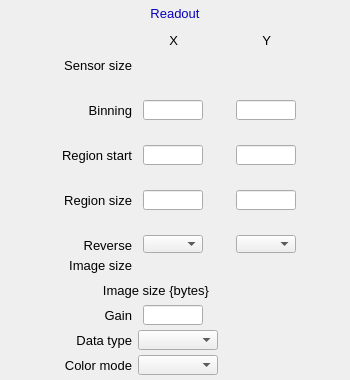
<?xml version="1.0" ?>
<ui version="4.0">
  <class>Dialog</class>
  <widget class="PyDMFrame" name="screen">
    <property name="geometry">
      <rect>
        <x>409</x>
        <y>269</y>
        <width>350</width>
        <height>380</height>
      </rect>
    </property>
    <property name="styleSheet">
      <string notr="true">PyDMFrame#screen {
  color: rgb(0, 0, 0);
  background-color: rgb(187, 187, 187);
  }</string>
    </property>
    <property name="windowTitle">
      <string>ADReadout</string>
    </property>
    <widget class="PyDMDrawingRectangle" name="rectangle">
      <property name="geometry">
        <rect>
          <x>117</x>
          <y>2</y>
          <width>117</width>
          <height>21</height>
        </rect>
      </property>
      <property name="brush" stdset="0">
        <brush brushstyle="SolidPattern">
          <color alpha="255">
            <red>218</red>
            <green>218</green>
            <blue>218</blue>
          </color>
        </brush>
      </property>
      <property name="penStyle" stdset="0">
        <enum>Qt::SolidLine</enum>
      </property>
      <property name="penColor" stdset="0">
        <color>
          <red>218</red>
          <green>218</green>
          <blue>218</blue>
        </color>
      </property>
      <property name="penWidth" stdset="0">
        <double>0</double>
      </property>
      <property name="penCapStyle" stdset="0">
        <enum>Qt::FlatCap</enum>
      </property>
      <property name="toolTip">
        <string>rectangle</string>
      </property>
    </widget>
    <widget class="PyDMDrawingRectangle" name="rectangle_1">
      <property name="geometry">
        <rect>
          <x>0</x>
          <y>0</y>
          <width>350</width>
          <height>380</height>
        </rect>
      </property>
      <property name="brush" stdset="0">
        <brush brushstyle="NoBrush">
          <color alpha="255">
            <red>0</red>
            <green>0</green>
            <blue>0</blue>
          </color>
        </brush>
      </property>
      <property name="penStyle" stdset="0">
        <enum>Qt::SolidLine</enum>
      </property>
      <property name="penColor" stdset="0">
        <color>
          <red>0</red>
          <green>0</green>
          <blue>0</blue>
        </color>
      </property>
      <property name="penWidth" stdset="0">
        <double>1</double>
      </property>
      <property name="penCapStyle" stdset="0">
        <enum>Qt::FlatCap</enum>
      </property>
      <property name="toolTip">
        <string>rectangle_1</string>
      </property>
    </widget>
    <widget class="QLabel" name="text">
      <property name="geometry">
        <rect>
          <x>140</x>
          <y>3</y>
          <width>70</width>
          <height>20</height>
        </rect>
      </property>
      <property name="text">
        <string>Readout</string>
      </property>
      <property name="font" stdset="0">
        <font>
          <pointsize>10</pointsize>
        </font>
      </property>
      <property name="brush" stdset="0">
        <brush brushstyle="SolidPattern">
          <color alpha="255">
            <red>10</red>
            <green>0</green>
            <blue>184</blue>
          </color>
        </brush>
      </property>
      <property name="toolTip">
        <string>text</string>
      </property>
      <property name="alignment">
        <set>Qt::AlignCenter</set>
      </property>
      <property name="styleSheet">
        <string notr="true">QLabel#text {
  color: rgb(10, 0, 184);
  }</string>
      </property>
    </widget>
    <widget class="QLabel" name="text_1">
      <property name="geometry">
        <rect>
          <x>168</x>
          <y>30</y>
          <width>10</width>
          <height>20</height>
        </rect>
      </property>
      <property name="text">
        <string>X</string>
      </property>
      <property name="font" stdset="0">
        <font>
          <pointsize>10</pointsize>
        </font>
      </property>
      <property name="brush" stdset="0">
        <brush brushstyle="SolidPattern">
          <color alpha="255">
            <red>0</red>
            <green>0</green>
            <blue>0</blue>
          </color>
        </brush>
      </property>
      <property name="toolTip">
        <string>text_1</string>
      </property>
      <property name="alignment">
        <set>Qt::AlignRight|Qt::AlignTrailing|Qt::AlignVCenter</set>
      </property>
      <property name="styleSheet">
        <string notr="true">QLabel#text_1 {
  color: rgb(0, 0, 0);
  }</string>
      </property>
    </widget>
    <widget class="QLabel" name="text_2">
      <property name="geometry">
        <rect>
          <x>261</x>
          <y>30</y>
          <width>10</width>
          <height>20</height>
        </rect>
      </property>
      <property name="text">
        <string>Y</string>
      </property>
      <property name="font" stdset="0">
        <font>
          <pointsize>10</pointsize>
        </font>
      </property>
      <property name="brush" stdset="0">
        <brush brushstyle="SolidPattern">
          <color alpha="255">
            <red>0</red>
            <green>0</green>
            <blue>0</blue>
          </color>
        </brush>
      </property>
      <property name="toolTip">
        <string>text_2</string>
      </property>
      <property name="alignment">
        <set>Qt::AlignRight|Qt::AlignTrailing|Qt::AlignVCenter</set>
      </property>
      <property name="styleSheet">
        <string notr="true">QLabel#text_2 {
  color: rgb(0, 0, 0);
  }</string>
      </property>
    </widget>
    <widget class="PyDMLineEdit" name="text_entry">
      <property name="geometry">
        <rect>
          <x>143</x>
          <y>100</y>
          <width>60</width>
          <height>20</height>
        </rect>
      </property>
      <property name="channel" stdset="0">
        <string>ca://${P}${R}BinX</string>
      </property>
      <property name="toolTip">
        <string>${P}${R}BinX</string>
      </property>
      <property name="font" stdset="0">
        <font>
          <pointsize>10</pointsize>
        </font>
      </property>
      <property name="styleSheet">
        <string notr="true">PyDMLineEdit#text_entry {
  color: rgb(0, 0, 0);
  background-color: rgb(115, 223, 255);
  border: 1px solid black;
  margin: 0px;
  padding: 0px;
  spacing: 0px;
  }</string>
      </property>
    </widget>
    <widget class="PyDMLineEdit" name="text_entry_1">
      <property name="geometry">
        <rect>
          <x>236</x>
          <y>100</y>
          <width>60</width>
          <height>20</height>
        </rect>
      </property>
      <property name="channel" stdset="0">
        <string>ca://${P}${R}BinY</string>
      </property>
      <property name="toolTip">
        <string>${P}${R}BinY</string>
      </property>
      <property name="font" stdset="0">
        <font>
          <pointsize>10</pointsize>
        </font>
      </property>
      <property name="styleSheet">
        <string notr="true">PyDMLineEdit#text_entry_1 {
  color: rgb(0, 0, 0);
  background-color: rgb(115, 223, 255);
  border: 1px solid black;
  margin: 0px;
  padding: 0px;
  spacing: 0px;
  }</string>
      </property>
    </widget>
    <widget class="PyDMLabel" name="text_update">
      <property name="geometry">
        <rect>
          <x>143</x>
          <y>80</y>
          <width>61</width>
          <height>18</height>
        </rect>
      </property>
      <property name="toolTip">
        <string>PV: ${P}${R}BinX_RBV</string>
      </property>
      <property name="channel" stdset="0">
        <string>ca://${P}${R}BinX_RBV</string>
      </property>
      <property name="font" stdset="0">
        <font>
          <pointsize>10</pointsize>
        </font>
      </property>
      <property name="alignment">
        <set>Qt::AlignCenter</set>
      </property>
      <property name="textInteractionFlags">
        <set>Qt::TextSelectableByKeyboard|Qt::TextSelectableByMouse</set>
      </property>
      <property name="styleSheet">
        <string notr="true">PyDMLabel#text_update {
  color: rgb(10, 0, 184);
  background-color: rgb(187, 187, 187);
  }</string>
      </property>
    </widget>
    <widget class="PyDMLabel" name="text_update_1">
      <property name="geometry">
        <rect>
          <x>236</x>
          <y>80</y>
          <width>61</width>
          <height>18</height>
        </rect>
      </property>
      <property name="toolTip">
        <string>PV: ${P}${R}BinY_RBV</string>
      </property>
      <property name="channel" stdset="0">
        <string>ca://${P}${R}BinY_RBV</string>
      </property>
      <property name="font" stdset="0">
        <font>
          <pointsize>10</pointsize>
        </font>
      </property>
      <property name="alignment">
        <set>Qt::AlignCenter</set>
      </property>
      <property name="textInteractionFlags">
        <set>Qt::TextSelectableByKeyboard|Qt::TextSelectableByMouse</set>
      </property>
      <property name="styleSheet">
        <string notr="true">PyDMLabel#text_update_1 {
  color: rgb(10, 0, 184);
  background-color: rgb(187, 187, 187);
  }</string>
      </property>
    </widget>
    <widget class="QLabel" name="text_3">
      <property name="geometry">
        <rect>
          <x>62</x>
          <y>100</y>
          <width>70</width>
          <height>20</height>
        </rect>
      </property>
      <property name="text">
        <string>Binning</string>
      </property>
      <property name="font" stdset="0">
        <font>
          <pointsize>10</pointsize>
        </font>
      </property>
      <property name="brush" stdset="0">
        <brush brushstyle="SolidPattern">
          <color alpha="255">
            <red>0</red>
            <green>0</green>
            <blue>0</blue>
          </color>
        </brush>
      </property>
      <property name="toolTip">
        <string>text_3</string>
      </property>
      <property name="alignment">
        <set>Qt::AlignRight|Qt::AlignTrailing|Qt::AlignVCenter</set>
      </property>
      <property name="styleSheet">
        <string notr="true">QLabel#text_3 {
  color: rgb(0, 0, 0);
  }</string>
      </property>
    </widget>
    <widget class="PyDMLabel" name="text_update_2">
      <property name="geometry">
        <rect>
          <x>143</x>
          <y>125</y>
          <width>61</width>
          <height>18</height>
        </rect>
      </property>
      <property name="toolTip">
        <string>PV: ${P}${R}MinX_RBV</string>
      </property>
      <property name="channel" stdset="0">
        <string>ca://${P}${R}MinX_RBV</string>
      </property>
      <property name="font" stdset="0">
        <font>
          <pointsize>10</pointsize>
        </font>
      </property>
      <property name="alignment">
        <set>Qt::AlignCenter</set>
      </property>
      <property name="textInteractionFlags">
        <set>Qt::TextSelectableByKeyboard|Qt::TextSelectableByMouse</set>
      </property>
      <property name="styleSheet">
        <string notr="true">PyDMLabel#text_update_2 {
  color: rgb(10, 0, 184);
  background-color: rgb(187, 187, 187);
  }</string>
      </property>
    </widget>
    <widget class="PyDMLineEdit" name="text_entry_2">
      <property name="geometry">
        <rect>
          <x>143</x>
          <y>145</y>
          <width>60</width>
          <height>20</height>
        </rect>
      </property>
      <property name="channel" stdset="0">
        <string>ca://${P}${R}MinX</string>
      </property>
      <property name="toolTip">
        <string>${P}${R}MinX</string>
      </property>
      <property name="font" stdset="0">
        <font>
          <pointsize>10</pointsize>
        </font>
      </property>
      <property name="styleSheet">
        <string notr="true">PyDMLineEdit#text_entry_2 {
  color: rgb(0, 0, 0);
  background-color: rgb(115, 223, 255);
  border: 1px solid black;
  margin: 0px;
  padding: 0px;
  spacing: 0px;
  }</string>
      </property>
    </widget>
    <widget class="PyDMLineEdit" name="text_entry_3">
      <property name="geometry">
        <rect>
          <x>236</x>
          <y>145</y>
          <width>60</width>
          <height>20</height>
        </rect>
      </property>
      <property name="channel" stdset="0">
        <string>ca://${P}${R}MinY</string>
      </property>
      <property name="toolTip">
        <string>${P}${R}MinY</string>
      </property>
      <property name="font" stdset="0">
        <font>
          <pointsize>10</pointsize>
        </font>
      </property>
      <property name="styleSheet">
        <string notr="true">PyDMLineEdit#text_entry_3 {
  color: rgb(0, 0, 0);
  background-color: rgb(115, 223, 255);
  border: 1px solid black;
  margin: 0px;
  padding: 0px;
  spacing: 0px;
  }</string>
      </property>
    </widget>
    <widget class="PyDMLabel" name="text_update_3">
      <property name="geometry">
        <rect>
          <x>236</x>
          <y>125</y>
          <width>61</width>
          <height>18</height>
        </rect>
      </property>
      <property name="toolTip">
        <string>PV: ${P}${R}MinY_RBV</string>
      </property>
      <property name="channel" stdset="0">
        <string>ca://${P}${R}MinY_RBV</string>
      </property>
      <property name="font" stdset="0">
        <font>
          <pointsize>10</pointsize>
        </font>
      </property>
      <property name="alignment">
        <set>Qt::AlignCenter</set>
      </property>
      <property name="textInteractionFlags">
        <set>Qt::TextSelectableByKeyboard|Qt::TextSelectableByMouse</set>
      </property>
      <property name="styleSheet">
        <string notr="true">PyDMLabel#text_update_3 {
  color: rgb(10, 0, 184);
  background-color: rgb(187, 187, 187);
  }</string>
      </property>
    </widget>
    <widget class="QLabel" name="text_4">
      <property name="geometry">
        <rect>
          <x>12</x>
          <y>145</y>
          <width>120</width>
          <height>20</height>
        </rect>
      </property>
      <property name="text">
        <string>Region start</string>
      </property>
      <property name="font" stdset="0">
        <font>
          <pointsize>10</pointsize>
        </font>
      </property>
      <property name="brush" stdset="0">
        <brush brushstyle="SolidPattern">
          <color alpha="255">
            <red>0</red>
            <green>0</green>
            <blue>0</blue>
          </color>
        </brush>
      </property>
      <property name="toolTip">
        <string>text_4</string>
      </property>
      <property name="alignment">
        <set>Qt::AlignRight|Qt::AlignTrailing|Qt::AlignVCenter</set>
      </property>
      <property name="styleSheet">
        <string notr="true">QLabel#text_4 {
  color: rgb(0, 0, 0);
  }</string>
      </property>
    </widget>
    <widget class="QLabel" name="text_5">
      <property name="geometry">
        <rect>
          <x>22</x>
          <y>190</y>
          <width>110</width>
          <height>20</height>
        </rect>
      </property>
      <property name="text">
        <string>Region size</string>
      </property>
      <property name="font" stdset="0">
        <font>
          <pointsize>10</pointsize>
        </font>
      </property>
      <property name="brush" stdset="0">
        <brush brushstyle="SolidPattern">
          <color alpha="255">
            <red>0</red>
            <green>0</green>
            <blue>0</blue>
          </color>
        </brush>
      </property>
      <property name="toolTip">
        <string>text_5</string>
      </property>
      <property name="alignment">
        <set>Qt::AlignRight|Qt::AlignTrailing|Qt::AlignVCenter</set>
      </property>
      <property name="styleSheet">
        <string notr="true">QLabel#text_5 {
  color: rgb(0, 0, 0);
  }</string>
      </property>
    </widget>
    <widget class="PyDMLineEdit" name="text_entry_4">
      <property name="geometry">
        <rect>
          <x>143</x>
          <y>190</y>
          <width>60</width>
          <height>20</height>
        </rect>
      </property>
      <property name="channel" stdset="0">
        <string>ca://${P}${R}SizeX</string>
      </property>
      <property name="toolTip">
        <string>${P}${R}SizeX</string>
      </property>
      <property name="font" stdset="0">
        <font>
          <pointsize>10</pointsize>
        </font>
      </property>
      <property name="styleSheet">
        <string notr="true">PyDMLineEdit#text_entry_4 {
  color: rgb(0, 0, 0);
  background-color: rgb(115, 223, 255);
  border: 1px solid black;
  margin: 0px;
  padding: 0px;
  spacing: 0px;
  }</string>
      </property>
    </widget>
    <widget class="PyDMLineEdit" name="text_entry_5">
      <property name="geometry">
        <rect>
          <x>236</x>
          <y>190</y>
          <width>60</width>
          <height>20</height>
        </rect>
      </property>
      <property name="channel" stdset="0">
        <string>ca://${P}${R}SizeY</string>
      </property>
      <property name="toolTip">
        <string>${P}${R}SizeY</string>
      </property>
      <property name="font" stdset="0">
        <font>
          <pointsize>10</pointsize>
        </font>
      </property>
      <property name="styleSheet">
        <string notr="true">PyDMLineEdit#text_entry_5 {
  color: rgb(0, 0, 0);
  background-color: rgb(115, 223, 255);
  border: 1px solid black;
  margin: 0px;
  padding: 0px;
  spacing: 0px;
  }</string>
      </property>
    </widget>
    <widget class="PyDMLabel" name="text_update_4">
      <property name="geometry">
        <rect>
          <x>143</x>
          <y>170</y>
          <width>61</width>
          <height>18</height>
        </rect>
      </property>
      <property name="toolTip">
        <string>PV: ${P}${R}SizeX_RBV</string>
      </property>
      <property name="channel" stdset="0">
        <string>ca://${P}${R}SizeX_RBV</string>
      </property>
      <property name="font" stdset="0">
        <font>
          <pointsize>10</pointsize>
        </font>
      </property>
      <property name="alignment">
        <set>Qt::AlignCenter</set>
      </property>
      <property name="textInteractionFlags">
        <set>Qt::TextSelectableByKeyboard|Qt::TextSelectableByMouse</set>
      </property>
      <property name="styleSheet">
        <string notr="true">PyDMLabel#text_update_4 {
  color: rgb(10, 0, 184);
  background-color: rgb(187, 187, 187);
  }</string>
      </property>
    </widget>
    <widget class="PyDMLabel" name="text_update_5">
      <property name="geometry">
        <rect>
          <x>236</x>
          <y>170</y>
          <width>61</width>
          <height>18</height>
        </rect>
      </property>
      <property name="toolTip">
        <string>PV: ${P}${R}SizeY_RBV</string>
      </property>
      <property name="channel" stdset="0">
        <string>ca://${P}${R}SizeY_RBV</string>
      </property>
      <property name="font" stdset="0">
        <font>
          <pointsize>10</pointsize>
        </font>
      </property>
      <property name="alignment">
        <set>Qt::AlignCenter</set>
      </property>
      <property name="textInteractionFlags">
        <set>Qt::TextSelectableByKeyboard|Qt::TextSelectableByMouse</set>
      </property>
      <property name="styleSheet">
        <string notr="true">PyDMLabel#text_update_5 {
  color: rgb(10, 0, 184);
  background-color: rgb(187, 187, 187);
  }</string>
      </property>
    </widget>
    <widget class="QLabel" name="text_6">
      <property name="geometry">
        <rect>
          <x>22</x>
          <y>55</y>
          <width>110</width>
          <height>20</height>
        </rect>
      </property>
      <property name="text">
        <string>Sensor size</string>
      </property>
      <property name="font" stdset="0">
        <font>
          <pointsize>10</pointsize>
        </font>
      </property>
      <property name="brush" stdset="0">
        <brush brushstyle="SolidPattern">
          <color alpha="255">
            <red>0</red>
            <green>0</green>
            <blue>0</blue>
          </color>
        </brush>
      </property>
      <property name="toolTip">
        <string>text_6</string>
      </property>
      <property name="alignment">
        <set>Qt::AlignRight|Qt::AlignTrailing|Qt::AlignVCenter</set>
      </property>
      <property name="styleSheet">
        <string notr="true">QLabel#text_6 {
  color: rgb(0, 0, 0);
  }</string>
      </property>
    </widget>
    <widget class="PyDMLabel" name="text_update_6">
      <property name="geometry">
        <rect>
          <x>143</x>
          <y>56</y>
          <width>61</width>
          <height>18</height>
        </rect>
      </property>
      <property name="toolTip">
        <string>PV: ${P}${R}MaxSizeX_RBV</string>
      </property>
      <property name="channel" stdset="0">
        <string>ca://${P}${R}MaxSizeX_RBV</string>
      </property>
      <property name="font" stdset="0">
        <font>
          <pointsize>10</pointsize>
        </font>
      </property>
      <property name="alignment">
        <set>Qt::AlignCenter</set>
      </property>
      <property name="textInteractionFlags">
        <set>Qt::TextSelectableByKeyboard|Qt::TextSelectableByMouse</set>
      </property>
      <property name="styleSheet">
        <string notr="true">PyDMLabel#text_update_6 {
  color: rgb(10, 0, 184);
  background-color: rgb(187, 187, 187);
  }</string>
      </property>
    </widget>
    <widget class="PyDMLabel" name="text_update_7">
      <property name="geometry">
        <rect>
          <x>236</x>
          <y>56</y>
          <width>61</width>
          <height>18</height>
        </rect>
      </property>
      <property name="toolTip">
        <string>PV: ${P}${R}MaxSizeY_RBV</string>
      </property>
      <property name="channel" stdset="0">
        <string>ca://${P}${R}MaxSizeY_RBV</string>
      </property>
      <property name="font" stdset="0">
        <font>
          <pointsize>10</pointsize>
        </font>
      </property>
      <property name="alignment">
        <set>Qt::AlignCenter</set>
      </property>
      <property name="textInteractionFlags">
        <set>Qt::TextSelectableByKeyboard|Qt::TextSelectableByMouse</set>
      </property>
      <property name="styleSheet">
        <string notr="true">PyDMLabel#text_update_7 {
  color: rgb(10, 0, 184);
  background-color: rgb(187, 187, 187);
  }</string>
      </property>
    </widget>
    <widget class="QLabel" name="text_7">
      <property name="geometry">
        <rect>
          <x>29</x>
          <y>280</y>
          <width>180</width>
          <height>20</height>
        </rect>
      </property>
      <property name="text">
        <string>Image size {bytes}</string>
      </property>
      <property name="font" stdset="0">
        <font>
          <pointsize>10</pointsize>
        </font>
      </property>
      <property name="brush" stdset="0">
        <brush brushstyle="SolidPattern">
          <color alpha="255">
            <red>0</red>
            <green>0</green>
            <blue>0</blue>
          </color>
        </brush>
      </property>
      <property name="toolTip">
        <string>text_7</string>
      </property>
      <property name="alignment">
        <set>Qt::AlignRight|Qt::AlignTrailing|Qt::AlignVCenter</set>
      </property>
      <property name="styleSheet">
        <string notr="true">QLabel#text_7 {
  color: rgb(0, 0, 0);
  }</string>
      </property>
    </widget>
    <widget class="PyDMLabel" name="text_update_8">
      <property name="geometry">
        <rect>
          <x>236</x>
          <y>281</y>
          <width>61</width>
          <height>18</height>
        </rect>
      </property>
      <property name="toolTip">
        <string>PV: ${P}${R}ArraySize_RBV</string>
      </property>
      <property name="channel" stdset="0">
        <string>ca://${P}${R}ArraySize_RBV</string>
      </property>
      <property name="font" stdset="0">
        <font>
          <pointsize>10</pointsize>
        </font>
      </property>
      <property name="alignment">
        <set>Qt::AlignCenter</set>
      </property>
      <property name="textInteractionFlags">
        <set>Qt::TextSelectableByKeyboard|Qt::TextSelectableByMouse</set>
      </property>
      <property name="styleSheet">
        <string notr="true">PyDMLabel#text_update_8 {
  color: rgb(10, 0, 184);
  background-color: rgb(187, 187, 187);
  }</string>
      </property>
    </widget>
    <widget class="PyDMLabel" name="text_update_9">
      <property name="geometry">
        <rect>
          <x>236</x>
          <y>306</y>
          <width>61</width>
          <height>18</height>
        </rect>
      </property>
      <property name="toolTip">
        <string>PV: ${P}${R}Gain_RBV</string>
      </property>
      <property name="channel" stdset="0">
        <string>ca://${P}${R}Gain_RBV</string>
      </property>
      <property name="font" stdset="0">
        <font>
          <pointsize>10</pointsize>
        </font>
      </property>
      <property name="alignment">
        <set>Qt::AlignCenter</set>
      </property>
      <property name="textInteractionFlags">
        <set>Qt::TextSelectableByKeyboard|Qt::TextSelectableByMouse</set>
      </property>
      <property name="styleSheet">
        <string notr="true">PyDMLabel#text_update_9 {
  color: rgb(10, 0, 184);
  background-color: rgb(187, 187, 187);
  }</string>
      </property>
    </widget>
    <widget class="PyDMLineEdit" name="text_entry_6">
      <property name="geometry">
        <rect>
          <x>143</x>
          <y>305</y>
          <width>60</width>
          <height>20</height>
        </rect>
      </property>
      <property name="channel" stdset="0">
        <string>ca://${P}${R}Gain</string>
      </property>
      <property name="toolTip">
        <string>${P}${R}Gain</string>
      </property>
      <property name="font" stdset="0">
        <font>
          <pointsize>10</pointsize>
        </font>
      </property>
      <property name="styleSheet">
        <string notr="true">PyDMLineEdit#text_entry_6 {
  color: rgb(0, 0, 0);
  background-color: rgb(115, 223, 255);
  border: 1px solid black;
  margin: 0px;
  padding: 0px;
  spacing: 0px;
  }</string>
      </property>
    </widget>
    <widget class="QLabel" name="text_8">
      <property name="geometry">
        <rect>
          <x>92</x>
          <y>305</y>
          <width>40</width>
          <height>20</height>
        </rect>
      </property>
      <property name="text">
        <string>Gain</string>
      </property>
      <property name="font" stdset="0">
        <font>
          <pointsize>10</pointsize>
        </font>
      </property>
      <property name="brush" stdset="0">
        <brush brushstyle="SolidPattern">
          <color alpha="255">
            <red>0</red>
            <green>0</green>
            <blue>0</blue>
          </color>
        </brush>
      </property>
      <property name="toolTip">
        <string>text_8</string>
      </property>
      <property name="alignment">
        <set>Qt::AlignRight|Qt::AlignTrailing|Qt::AlignVCenter</set>
      </property>
      <property name="styleSheet">
        <string notr="true">QLabel#text_8 {
  color: rgb(0, 0, 0);
  }</string>
      </property>
    </widget>
    <widget class="QLabel" name="text_9">
      <property name="geometry">
        <rect>
          <x>42</x>
          <y>330</y>
          <width>90</width>
          <height>20</height>
        </rect>
      </property>
      <property name="text">
        <string>Data type</string>
      </property>
      <property name="font" stdset="0">
        <font>
          <pointsize>10</pointsize>
        </font>
      </property>
      <property name="brush" stdset="0">
        <brush brushstyle="SolidPattern">
          <color alpha="255">
            <red>0</red>
            <green>0</green>
            <blue>0</blue>
          </color>
        </brush>
      </property>
      <property name="toolTip">
        <string>text_9</string>
      </property>
      <property name="alignment">
        <set>Qt::AlignRight|Qt::AlignTrailing|Qt::AlignVCenter</set>
      </property>
      <property name="styleSheet">
        <string notr="true">QLabel#text_9 {
  color: rgb(0, 0, 0);
  }</string>
      </property>
    </widget>
    <widget class="PyDMEnumComboBox" name="menu">
      <property name="geometry">
        <rect>
          <x>138</x>
          <y>330</y>
          <width>80</width>
          <height>20</height>
        </rect>
      </property>
      <property name="toolTip">
        <string>${P}${R}DataType</string>
      </property>
      <property name="channel" stdset="0">
        <string>ca://${P}${R}DataType</string>
      </property>
      <property name="font" stdset="0">
        <font>
          <pointsize>10</pointsize>
        </font>
      </property>
      <property name="styleSheet">
        <string notr="true">PyDMEnumComboBox#menu {
  color: rgb(0, 0, 0);
  background-color: rgb(115, 223, 255);
  }</string>
      </property>
    </widget>
    <widget class="PyDMLabel" name="text_update_10">
      <property name="geometry">
        <rect>
          <x>236</x>
          <y>331</y>
          <width>79</width>
          <height>18</height>
        </rect>
      </property>
      <property name="toolTip">
        <string>PV: ${P}${R}DataType_RBV</string>
      </property>
      <property name="channel" stdset="0">
        <string>ca://${P}${R}DataType_RBV</string>
      </property>
      <property name="displayFormat" stdset="0">
        <enum>PyDMLabel::String</enum>
      </property>
      <property name="font" stdset="0">
        <font>
          <pointsize>10</pointsize>
        </font>
      </property>
      <property name="alignment">
        <set>Qt::AlignCenter</set>
      </property>
      <property name="textInteractionFlags">
        <set>Qt::TextSelectableByKeyboard|Qt::TextSelectableByMouse</set>
      </property>
      <property name="styleSheet">
        <string notr="true">PyDMLabel#text_update_10 {
  color: rgb(10, 0, 184);
  background-color: rgb(187, 187, 187);
  }</string>
      </property>
    </widget>
    <widget class="PyDMLabel" name="text_update_11">
      <property name="geometry">
        <rect>
          <x>143</x>
          <y>215</y>
          <width>61</width>
          <height>18</height>
        </rect>
      </property>
      <property name="toolTip">
        <string>PV: ${P}${R}ReverseX_RBV</string>
      </property>
      <property name="channel" stdset="0">
        <string>ca://${P}${R}ReverseX_RBV</string>
      </property>
      <property name="displayFormat" stdset="0">
        <enum>PyDMLabel::String</enum>
      </property>
      <property name="font" stdset="0">
        <font>
          <pointsize>10</pointsize>
        </font>
      </property>
      <property name="alignment">
        <set>Qt::AlignCenter</set>
      </property>
      <property name="textInteractionFlags">
        <set>Qt::TextSelectableByKeyboard|Qt::TextSelectableByMouse</set>
      </property>
      <property name="styleSheet">
        <string notr="true">PyDMLabel#text_update_11 {
  color: rgb(10, 0, 184);
  background-color: rgb(187, 187, 187);
  }</string>
      </property>
    </widget>
    <widget class="PyDMLabel" name="text_update_12">
      <property name="geometry">
        <rect>
          <x>236</x>
          <y>215</y>
          <width>61</width>
          <height>18</height>
        </rect>
      </property>
      <property name="toolTip">
        <string>PV: ${P}${R}ReverseY_RBV</string>
      </property>
      <property name="channel" stdset="0">
        <string>ca://${P}${R}ReverseY_RBV</string>
      </property>
      <property name="displayFormat" stdset="0">
        <enum>PyDMLabel::String</enum>
      </property>
      <property name="font" stdset="0">
        <font>
          <pointsize>10</pointsize>
        </font>
      </property>
      <property name="alignment">
        <set>Qt::AlignCenter</set>
      </property>
      <property name="textInteractionFlags">
        <set>Qt::TextSelectableByKeyboard|Qt::TextSelectableByMouse</set>
      </property>
      <property name="styleSheet">
        <string notr="true">PyDMLabel#text_update_12 {
  color: rgb(10, 0, 184);
  background-color: rgb(187, 187, 187);
  }</string>
      </property>
    </widget>
    <widget class="QLabel" name="text_10">
      <property name="geometry">
        <rect>
          <x>62</x>
          <y>235</y>
          <width>70</width>
          <height>20</height>
        </rect>
      </property>
      <property name="text">
        <string>Reverse</string>
      </property>
      <property name="font" stdset="0">
        <font>
          <pointsize>10</pointsize>
        </font>
      </property>
      <property name="brush" stdset="0">
        <brush brushstyle="SolidPattern">
          <color alpha="255">
            <red>0</red>
            <green>0</green>
            <blue>0</blue>
          </color>
        </brush>
      </property>
      <property name="toolTip">
        <string>text_10</string>
      </property>
      <property name="alignment">
        <set>Qt::AlignRight|Qt::AlignTrailing|Qt::AlignVCenter</set>
      </property>
      <property name="styleSheet">
        <string notr="true">QLabel#text_10 {
  color: rgb(0, 0, 0);
  }</string>
      </property>
    </widget>
    <widget class="PyDMEnumComboBox" name="menu_1">
      <property name="geometry">
        <rect>
          <x>143</x>
          <y>235</y>
          <width>60</width>
          <height>18</height>
        </rect>
      </property>
      <property name="toolTip">
        <string>${P}${R}ReverseX</string>
      </property>
      <property name="channel" stdset="0">
        <string>ca://${P}${R}ReverseX</string>
      </property>
      <property name="font" stdset="0">
        <font>
          <pointsize>10</pointsize>
        </font>
      </property>
      <property name="styleSheet">
        <string notr="true">PyDMEnumComboBox#menu_1 {
  color: rgb(0, 0, 0);
  background-color: rgb(115, 223, 255);
  }</string>
      </property>
    </widget>
    <widget class="PyDMEnumComboBox" name="menu_2">
      <property name="geometry">
        <rect>
          <x>236</x>
          <y>235</y>
          <width>60</width>
          <height>18</height>
        </rect>
      </property>
      <property name="toolTip">
        <string>${P}${R}ReverseY</string>
      </property>
      <property name="channel" stdset="0">
        <string>ca://${P}${R}ReverseY</string>
      </property>
      <property name="font" stdset="0">
        <font>
          <pointsize>10</pointsize>
        </font>
      </property>
      <property name="styleSheet">
        <string notr="true">PyDMEnumComboBox#menu_2 {
  color: rgb(0, 0, 0);
  background-color: rgb(115, 223, 255);
  }</string>
      </property>
    </widget>
    <widget class="QLabel" name="text_11">
      <property name="geometry">
        <rect>
          <x>32</x>
          <y>355</y>
          <width>100</width>
          <height>20</height>
        </rect>
      </property>
      <property name="text">
        <string>Color mode</string>
      </property>
      <property name="font" stdset="0">
        <font>
          <pointsize>10</pointsize>
        </font>
      </property>
      <property name="brush" stdset="0">
        <brush brushstyle="SolidPattern">
          <color alpha="255">
            <red>0</red>
            <green>0</green>
            <blue>0</blue>
          </color>
        </brush>
      </property>
      <property name="toolTip">
        <string>text_11</string>
      </property>
      <property name="alignment">
        <set>Qt::AlignRight|Qt::AlignTrailing|Qt::AlignVCenter</set>
      </property>
      <property name="styleSheet">
        <string notr="true">QLabel#text_11 {
  color: rgb(0, 0, 0);
  }</string>
      </property>
    </widget>
    <widget class="PyDMEnumComboBox" name="menu_3">
      <property name="geometry">
        <rect>
          <x>138</x>
          <y>355</y>
          <width>80</width>
          <height>20</height>
        </rect>
      </property>
      <property name="toolTip">
        <string>${P}${R}ColorMode</string>
      </property>
      <property name="channel" stdset="0">
        <string>ca://${P}${R}ColorMode</string>
      </property>
      <property name="font" stdset="0">
        <font>
          <pointsize>10</pointsize>
        </font>
      </property>
      <property name="styleSheet">
        <string notr="true">PyDMEnumComboBox#menu_3 {
  color: rgb(0, 0, 0);
  background-color: rgb(115, 223, 255);
  }</string>
      </property>
    </widget>
    <widget class="PyDMLabel" name="text_update_13">
      <property name="geometry">
        <rect>
          <x>236</x>
          <y>356</y>
          <width>79</width>
          <height>18</height>
        </rect>
      </property>
      <property name="toolTip">
        <string>PV: ${P}${R}ColorMode_RBV</string>
      </property>
      <property name="channel" stdset="0">
        <string>ca://${P}${R}ColorMode_RBV</string>
      </property>
      <property name="displayFormat" stdset="0">
        <enum>PyDMLabel::String</enum>
      </property>
      <property name="font" stdset="0">
        <font>
          <pointsize>10</pointsize>
        </font>
      </property>
      <property name="alignment">
        <set>Qt::AlignCenter</set>
      </property>
      <property name="textInteractionFlags">
        <set>Qt::TextSelectableByKeyboard|Qt::TextSelectableByMouse</set>
      </property>
      <property name="styleSheet">
        <string notr="true">PyDMLabel#text_update_13 {
  color: rgb(10, 0, 184);
  background-color: rgb(187, 187, 187);
  }</string>
      </property>
    </widget>
    <widget class="QLabel" name="text_12">
      <property name="geometry">
        <rect>
          <x>32</x>
          <y>255</y>
          <width>100</width>
          <height>20</height>
        </rect>
      </property>
      <property name="text">
        <string>Image size</string>
      </property>
      <property name="font" stdset="0">
        <font>
          <pointsize>10</pointsize>
        </font>
      </property>
      <property name="brush" stdset="0">
        <brush brushstyle="SolidPattern">
          <color alpha="255">
            <red>0</red>
            <green>0</green>
            <blue>0</blue>
          </color>
        </brush>
      </property>
      <property name="toolTip">
        <string>text_12</string>
      </property>
      <property name="alignment">
        <set>Qt::AlignRight|Qt::AlignTrailing|Qt::AlignVCenter</set>
      </property>
      <property name="styleSheet">
        <string notr="true">QLabel#text_12 {
  color: rgb(0, 0, 0);
  }</string>
      </property>
    </widget>
    <widget class="PyDMLabel" name="text_update_14">
      <property name="geometry">
        <rect>
          <x>143</x>
          <y>256</y>
          <width>61</width>
          <height>18</height>
        </rect>
      </property>
      <property name="toolTip">
        <string>PV: ${P}${R}ArraySizeX_RBV</string>
      </property>
      <property name="channel" stdset="0">
        <string>ca://${P}${R}ArraySizeX_RBV</string>
      </property>
      <property name="font" stdset="0">
        <font>
          <pointsize>10</pointsize>
        </font>
      </property>
      <property name="alignment">
        <set>Qt::AlignCenter</set>
      </property>
      <property name="textInteractionFlags">
        <set>Qt::TextSelectableByKeyboard|Qt::TextSelectableByMouse</set>
      </property>
      <property name="styleSheet">
        <string notr="true">PyDMLabel#text_update_14 {
  color: rgb(10, 0, 184);
  background-color: rgb(187, 187, 187);
  }</string>
      </property>
    </widget>
    <widget class="PyDMLabel" name="text_update_15">
      <property name="geometry">
        <rect>
          <x>236</x>
          <y>256</y>
          <width>61</width>
          <height>18</height>
        </rect>
      </property>
      <property name="toolTip">
        <string>PV: ${P}${R}ArraySizeY_RBV</string>
      </property>
      <property name="channel" stdset="0">
        <string>ca://${P}${R}ArraySizeY_RBV</string>
      </property>
      <property name="font" stdset="0">
        <font>
          <pointsize>10</pointsize>
        </font>
      </property>
      <property name="alignment">
        <set>Qt::AlignCenter</set>
      </property>
      <property name="textInteractionFlags">
        <set>Qt::TextSelectableByKeyboard|Qt::TextSelectableByMouse</set>
      </property>
      <property name="styleSheet">
        <string notr="true">PyDMLabel#text_update_15 {
  color: rgb(10, 0, 184);
  background-color: rgb(187, 187, 187);
  }</string>
      </property>
    </widget>
  </widget>
  <customwidgets>
    <customwidget>
      <class>PyDMDrawingRectangle</class>
      <extends>QWidget</extends>
      <header>pydm.widgets.drawing</header>
    </customwidget>
    <customwidget>
      <class>PyDMLabel</class>
      <extends>QLabel</extends>
      <header>pydm.widgets.label</header>
    </customwidget>
    <customwidget>
      <class>PyDMLineEdit</class>
      <extends>QLineEdit</extends>
      <header>pydm.widgets.line_edit</header>
    </customwidget>
    <customwidget>
      <class>PyDMEnumComboBox</class>
      <extends>QComboBox</extends>
      <header>pydm.widgets.enum_combo_box</header>
    </customwidget>
    <customwidget>
      <class>PyDMFrame</class>
      <extends>QFrame</extends>
      <header>pydm.widgets.frame</header>
    </customwidget>
  </customwidgets>
</ui>
